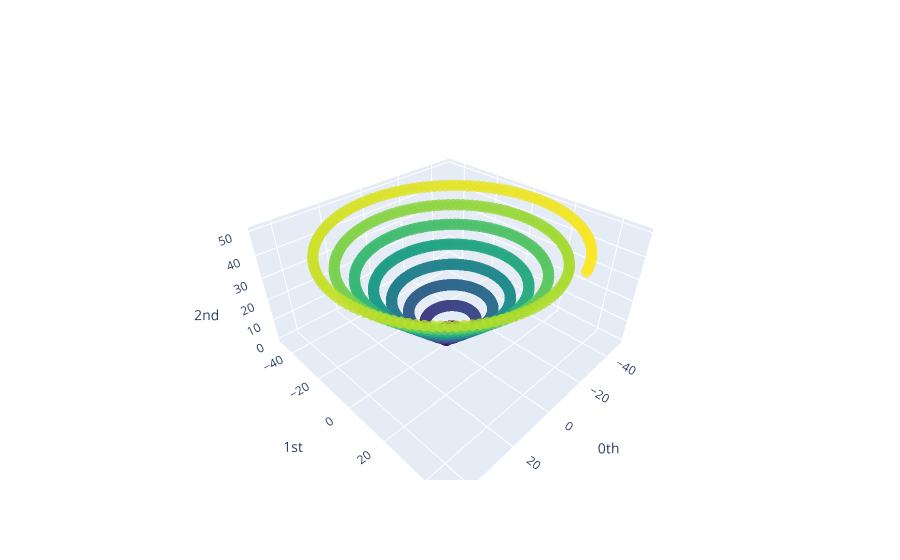

The notebook cell saved with this chart:
### Code cell
plot_point_cloud(mat.T)

### Figure 1 — Plotly figure (JSON) as saved in the notebook; plotly's stock layout.template omitted (floating-point values rounded to 4 significant figures; data arrays with more than 128 entries replaced by an {"elided": "..."} marker saying what was removed)
{"data": [{"marker": {"color": {"elided": "1000 int values"}, "colorscale": [[0, "#440154"], [0.1111, "#482878"], [0.2222, "#3e4989"], [0.3333, "#31688e"], [0.4444, "#26828e"], [0.5556, "#1f9e89"], [0.6667, "#35b779"], [0.7778, "#6ece58"], [0.8889, "#b5de2b"], [1, "#fde725"]], "opacity": 0.8, "size": 4}, "mode": "markers", "type": "scatter3d", "x": {"elided": "1000 float values"}, "y": {"elided": "1000 float values"}, "z": {"elided": "1000 float values"}}], "layout": {"scene": {"xaxis": {"exponentformat": "e", "showexponent": "all", "title": {"text": "0th"}, "type": "linear"}, "yaxis": {"exponentformat": "e", "showexponent": "all", "title": {"text": "1st"}, "type": "linear"}, "zaxis": {"exponentformat": "e", "showexponent": "all", "title": {"text": "2nd"}, "type": "linear"}}}}
